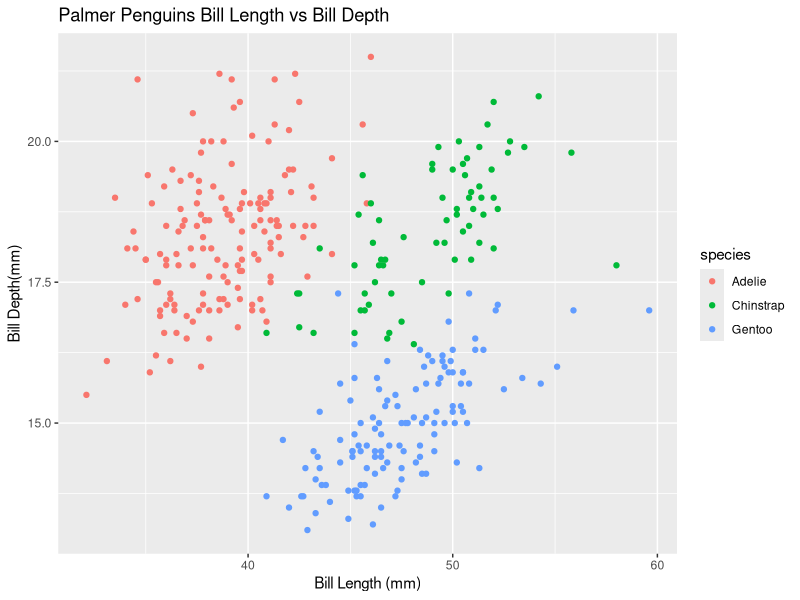
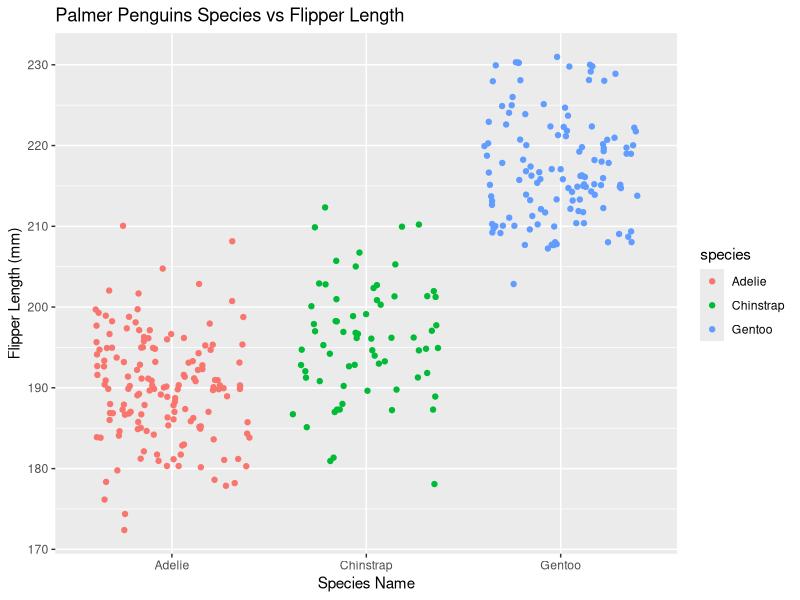

Recreate these plots in R, in order.
## ---- chunk 1
library(tidyverse)
library(palmerpenguins)
## ---- chunk 2
fx <- expression(x^2)
dx_df <- D(fx,"x")
dx_df

x <- 3
eval(expr=dx_df)
## ---- chunk 3
pa <- expression(2* (3*a+2)^4 - 5)
da_dp <- D(pa, "a")
da_dp

a <- 1.2
eval(expr=da_dp)
## ---- chunk 4
library(tidyverse)
ggplot(data=penguins, aes(x=bill_length_mm,y=bill_depth_mm)) + 
  geom_point(aes(color=species)) +
  labs(title="Palmer Penguins Bill Length vs Bill Depth", x="Bill Length (mm)", y="Bill Depth(mm)")
## ---- chunk 5
library(tidyverse)
ggplot(data=penguins, aes(x=species, y=flipper_length_mm)) +
  geom_jitter(aes(color=species)) + 
  labs(title="Palmer Penguins Species vs Flipper Length", x="Species Name", y="Flipper Length (mm)")
